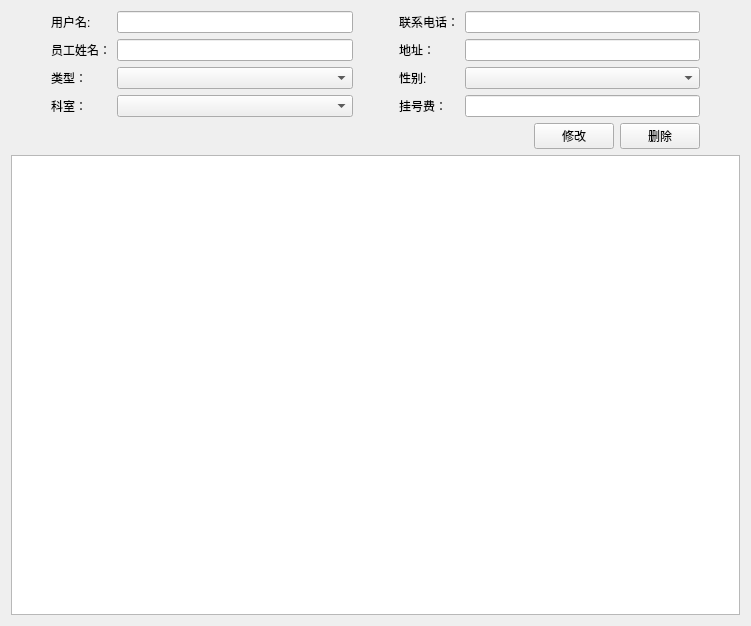
<?xml version="1.0" encoding="UTF-8"?>
<ui version="4.0">
 <class>EmployManage</class>
 <widget class="QWidget" name="EmployManage">
  <property name="geometry">
   <rect>
    <x>0</x>
    <y>0</y>
    <width>751</width>
    <height>626</height>
   </rect>
  </property>
  <property name="windowTitle">
   <string>Form</string>
  </property>
  <property name="styleSheet">
   <string notr="true"/>
  </property>
  <layout class="QVBoxLayout" name="verticalLayout_6" stretch="1,8">
   <item>
    <layout class="QVBoxLayout" name="verticalLayout_5">
     <item>
      <layout class="QHBoxLayout" name="horizontalLayout_2">
       <item>
        <spacer name="horizontalSpacer_3">
         <property name="orientation">
          <enum>Qt::Horizontal</enum>
         </property>
         <property name="sizeType">
          <enum>QSizePolicy::Fixed</enum>
         </property>
         <property name="sizeHint" stdset="0">
          <size>
           <width>40</width>
           <height>20</height>
          </size>
         </property>
        </spacer>
       </item>
       <item>
        <layout class="QVBoxLayout" name="verticalLayout">
         <item>
          <widget class="QLabel" name="label">
           <property name="text">
            <string>用户名:</string>
           </property>
          </widget>
         </item>
         <item>
          <widget class="QLabel" name="label_2">
           <property name="text">
            <string>员工姓名：</string>
           </property>
          </widget>
         </item>
         <item>
          <widget class="QLabel" name="label_3">
           <property name="text">
            <string>类型：</string>
           </property>
          </widget>
         </item>
         <item>
          <widget class="QLabel" name="label_7">
           <property name="text">
            <string>科室：</string>
           </property>
          </widget>
         </item>
        </layout>
       </item>
       <item>
        <layout class="QVBoxLayout" name="verticalLayout_2">
         <item>
          <widget class="QLineEdit" name="lineEditName">
           <property name="enabled">
            <bool>true</bool>
           </property>
          </widget>
         </item>
         <item>
          <widget class="QLineEdit" name="lineEditEmployName"/>
         </item>
         <item>
          <widget class="QComboBox" name="comboBoxType"/>
         </item>
         <item>
          <widget class="QComboBox" name="comboBoxSectionRoom"/>
         </item>
        </layout>
       </item>
       <item>
        <spacer name="horizontalSpacer_2">
         <property name="orientation">
          <enum>Qt::Horizontal</enum>
         </property>
         <property name="sizeType">
          <enum>QSizePolicy::Fixed</enum>
         </property>
         <property name="sizeHint" stdset="0">
          <size>
           <width>40</width>
           <height>20</height>
          </size>
         </property>
        </spacer>
       </item>
       <item>
        <layout class="QVBoxLayout" name="verticalLayout_3">
         <item>
          <widget class="QLabel" name="label_4">
           <property name="text">
            <string>联系电话：</string>
           </property>
          </widget>
         </item>
         <item>
          <widget class="QLabel" name="label_6">
           <property name="text">
            <string>地址：</string>
           </property>
          </widget>
         </item>
         <item>
          <widget class="QLabel" name="label_5">
           <property name="text">
            <string>性别:</string>
           </property>
          </widget>
         </item>
         <item>
          <widget class="QLabel" name="label_8">
           <property name="text">
            <string>挂号费：</string>
           </property>
          </widget>
         </item>
        </layout>
       </item>
       <item>
        <layout class="QVBoxLayout" name="verticalLayout_4">
         <item>
          <widget class="QLineEdit" name="lineEditPhone">
           <property name="text">
            <string/>
           </property>
          </widget>
         </item>
         <item>
          <widget class="QLineEdit" name="lineEditAddress">
           <property name="text">
            <string/>
           </property>
          </widget>
         </item>
         <item>
          <widget class="QComboBox" name="comboBoxSex"/>
         </item>
         <item>
          <widget class="QLineEdit" name="lineEditMoney">
           <property name="text">
            <string/>
           </property>
          </widget>
         </item>
        </layout>
       </item>
       <item>
        <spacer name="horizontalSpacer_5">
         <property name="orientation">
          <enum>Qt::Horizontal</enum>
         </property>
         <property name="sizeType">
          <enum>QSizePolicy::Fixed</enum>
         </property>
         <property name="sizeHint" stdset="0">
          <size>
           <width>40</width>
           <height>20</height>
          </size>
         </property>
        </spacer>
       </item>
      </layout>
     </item>
     <item>
      <layout class="QHBoxLayout" name="horizontalLayout">
       <item>
        <spacer name="horizontalSpacer">
         <property name="orientation">
          <enum>Qt::Horizontal</enum>
         </property>
         <property name="sizeHint" stdset="0">
          <size>
           <width>40</width>
           <height>20</height>
          </size>
         </property>
        </spacer>
       </item>
       <item>
        <widget class="QPushButton" name="btnUpdate">
         <property name="text">
          <string>修改</string>
         </property>
        </widget>
       </item>
       <item>
        <widget class="QPushButton" name="btnDelete">
         <property name="text">
          <string>删除</string>
         </property>
        </widget>
       </item>
       <item>
        <spacer name="horizontalSpacer_4">
         <property name="orientation">
          <enum>Qt::Horizontal</enum>
         </property>
         <property name="sizeType">
          <enum>QSizePolicy::Fixed</enum>
         </property>
         <property name="sizeHint" stdset="0">
          <size>
           <width>40</width>
           <height>20</height>
          </size>
         </property>
        </spacer>
       </item>
      </layout>
     </item>
    </layout>
   </item>
   <item>
    <widget class="QTreeView" name="treeView"/>
   </item>
  </layout>
 </widget>
 <resources/>
 <connections/>
</ui>
